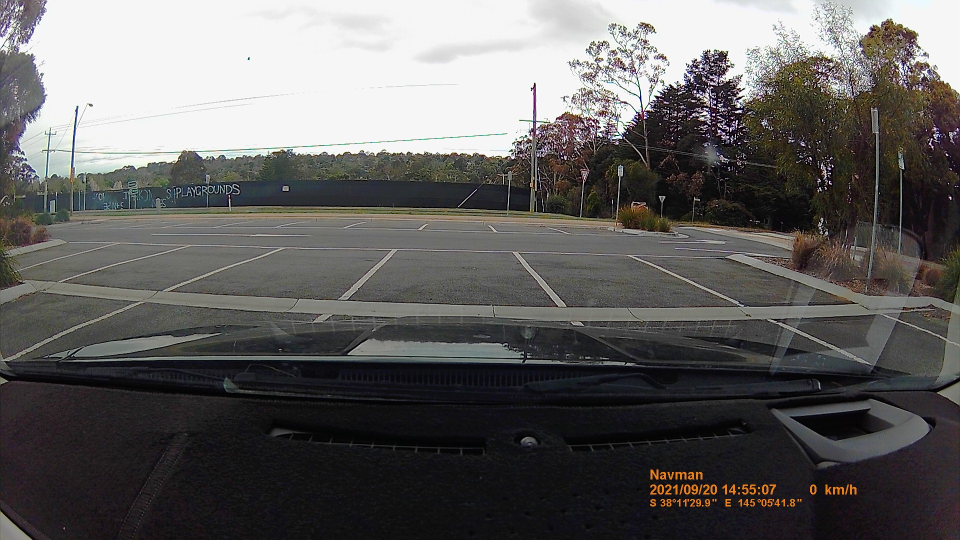
#> input picture data_sources/sample_dashcam_calibration.jpg, 1920 x 1080 px (shown at 1/2 size)
$ python -i lane_detection.py   (imports and definitions only)
#> lines starting #> are read from the running program, lines starting #| are printed output that depends on the picture
'''
Created on 06 Sep 2021

@author: Tyler Saxton
'''

import os
import sys

import cv2
import numpy as np

import pickle

from matplotlib import pyplot as plt

from tqdm.notebook import tqdm, trange


class lane_detection(object):
    '''
    A class used to "walk" routes in an OSM extract and create a list of sample points and bearings

    '''

    def __init__(self, calibration_config=None, model_dir=None, width_estimation_model=None):
        '''
        Parameters
        ----------
        TODO
        '''

        # Camera calibration matrices
        self.camera_matrix = None
        self.dist_matrix   = None

        if calibration_config is not None:
            self.calibrate(calibration_config)

        # Width estimation model
        self.model_poly = None
        self.model_pol  = None

        if model_dir is not None and width_estimation_model is not None:
            self.load_width_estimation_model(model_dir, width_estimation_model)


    # [7 lines left out: function calibrate, not called in this run]


    def load_width_estimation_model(self, model_dir, width_estimation_model):
        self.model_poly = pickle.load(open(os.path.join(model_dir, width_estimation_model + '_poly.csv'), 'rb'))
        self.model_pol  = pickle.load(open(os.path.join(model_dir, width_estimation_model + '_pol.csv'),  'rb'))


    # [62 lines left out: functions predict_width, pixel_width, load_image, correct_image, apply_mask, not called in this run]

    def apply_canny(self, image_in, mask_vertices=None, Gaussian_ksize=(5, 5), Gaussian_sigmaX=0, Canny_threshold1=100, Canny_threshold2=200):
        # Convert input image to greyscale
#> called with Gaussian_ksize = (5, 5), Gaussian_sigmaX = 0, Canny_threshold1 = 100, Canny_threshold2 = 200
        image_grey = cv2.cvtColor(image_in, cv2.COLOR_RGB2GRAY)
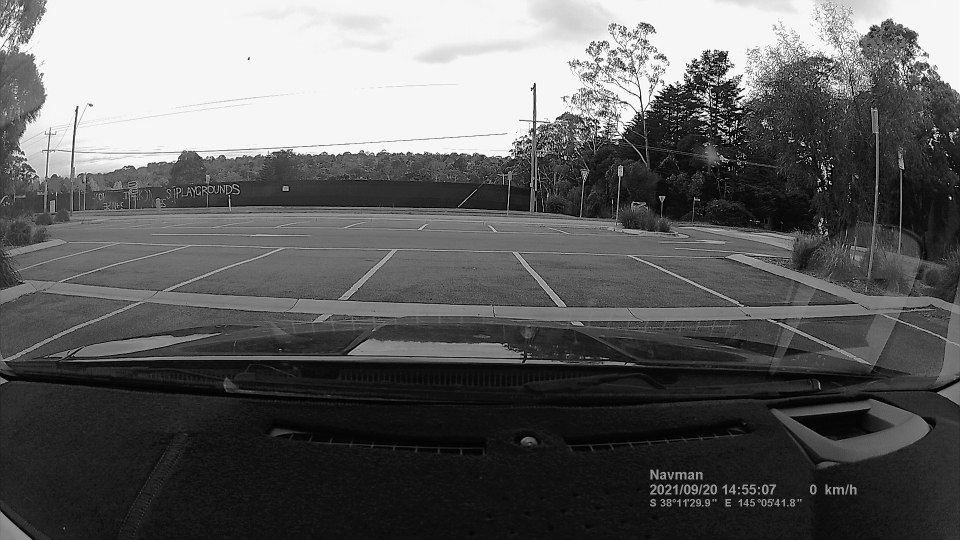
#> image_grey: shape (1080, 1920) (shown at 1/2 size); min 0, max 255, mean 96.7

        # Apply Gaussian blur operation
        image_blur = cv2.GaussianBlur(image_grey, Gaussian_ksize, Gaussian_sigmaX)

        # Apply Canny operation
        image_canny = cv2.Canny(image_blur, Canny_threshold1, Canny_threshold2)
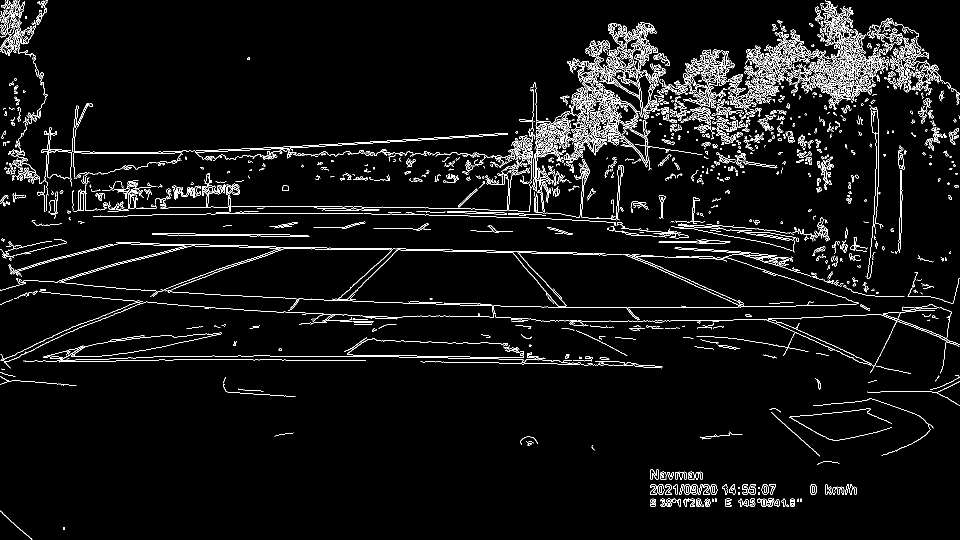
#> image_canny: shape (1080, 1920) (shown at 1/2 size); 4.6% white in thin lines or dots

        # Mask the image, if requested
        if mask_vertices:
            image_canny_masked = self.apply_mask(image_canny, mask_vertices)
            return image_canny_masked
        else:
            return image_canny

    # [262 lines left out: functions apply_hough, draw_lines, detect_lanes, find_average_lines, find_line_ends, draw_intersection_grid and 1 more, not called in this run]


>>> import cv2
>>> picture = cv2.cvtColor(cv2.imread('../data_sources/sample_dashcam_calibration.jpg'), cv2.COLOR_BGR2RGB)
>>> result = lane_detection().apply_canny(picture)

$ run again, on data_sources/evil.png
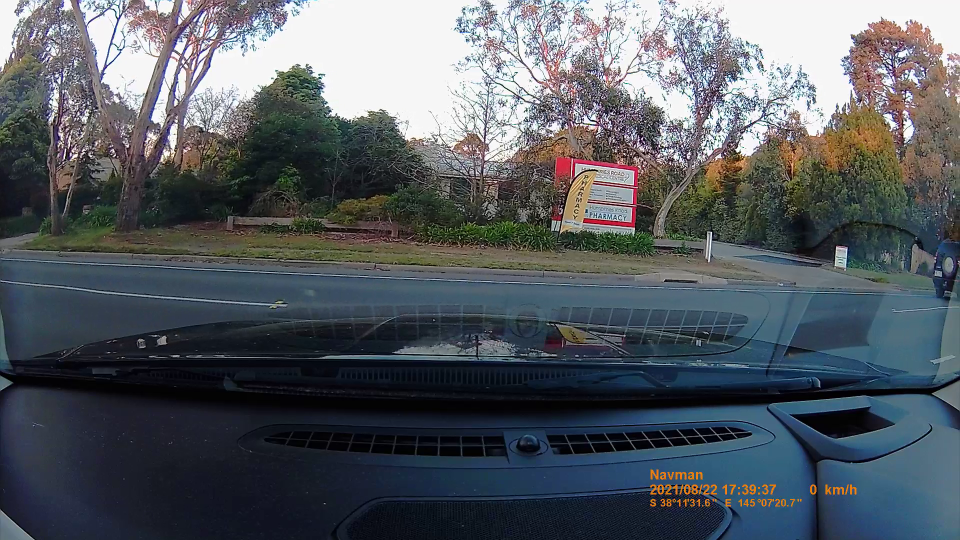
#> input picture data_sources/evil.png, 1920 x 1080 px (shown at 1/2 size)
#> in apply_canny, `image_grey = cv2.cvtColor(image_in, cv2.COLOR_RGB2GRAY)`:
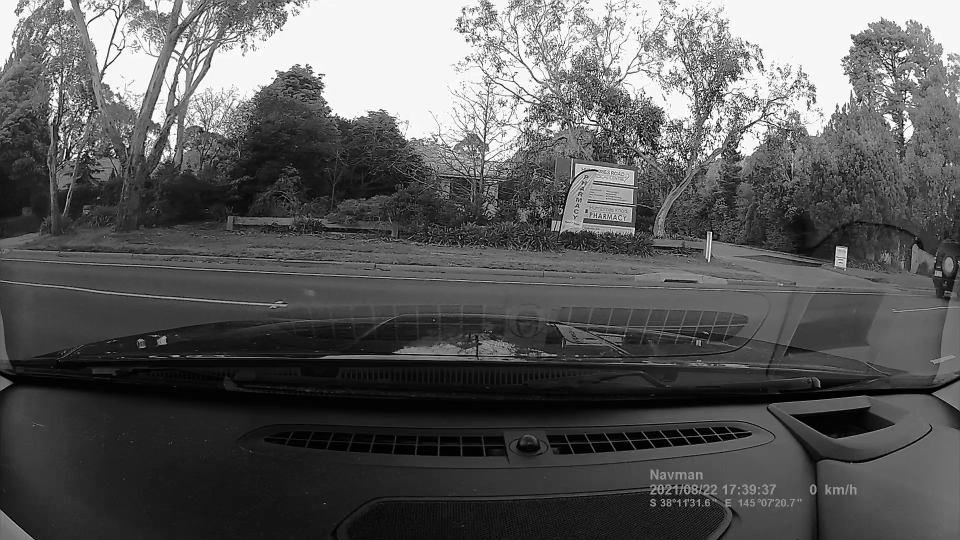
#> image_grey: shape (1080, 1920) (shown at 1/2 size); min 0, max 255, mean 90.5
#> in apply_canny, `image_canny = cv2.Canny(image_blur, Canny_threshold1, Canny_threshold2)`:
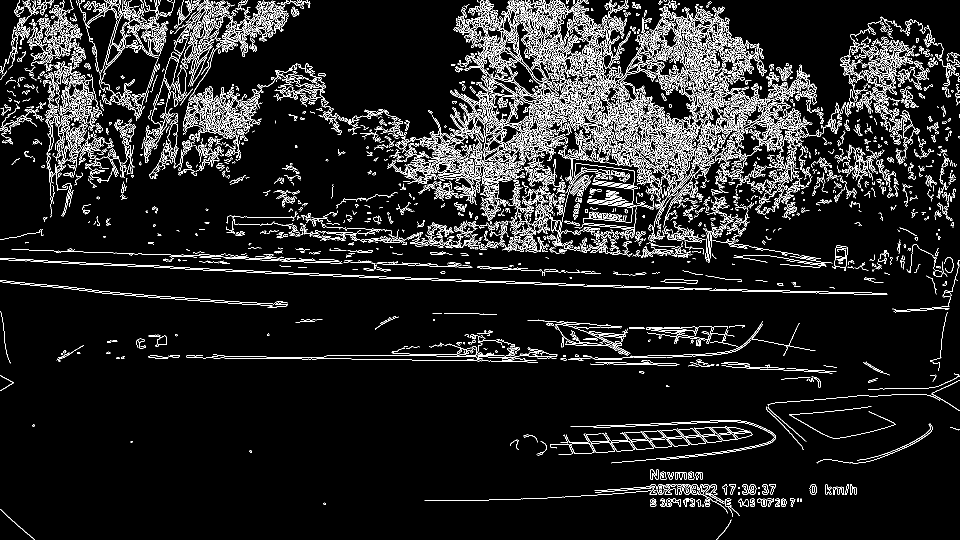
#> image_canny: shape (1080, 1920) (shown at 1/2 size); 8.5% white in thin lines or dots

$ run again, on data_sources/evil2.png
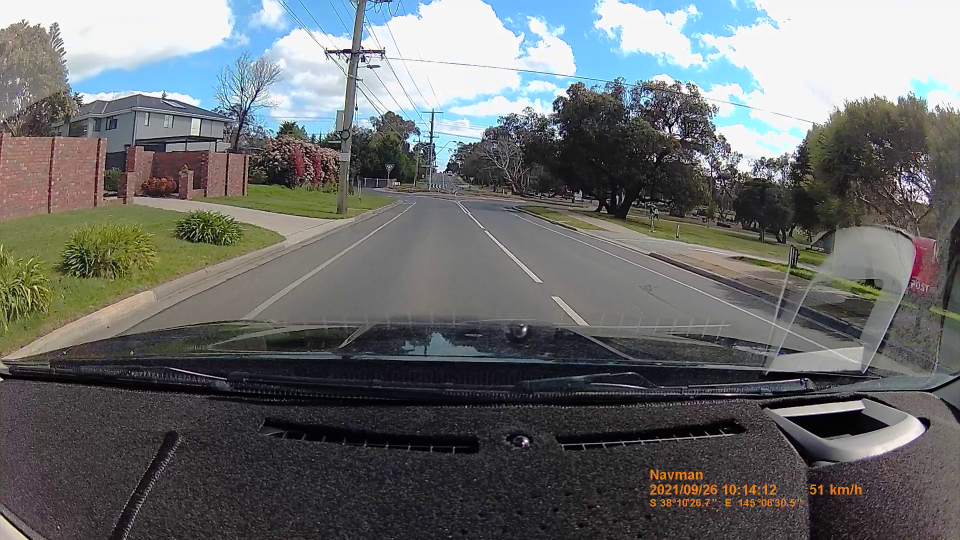
#> input picture data_sources/evil2.png, 1920 x 1080 px (shown at 1/2 size)
#> in apply_canny, `image_grey = cv2.cvtColor(image_in, cv2.COLOR_RGB2GRAY)`:
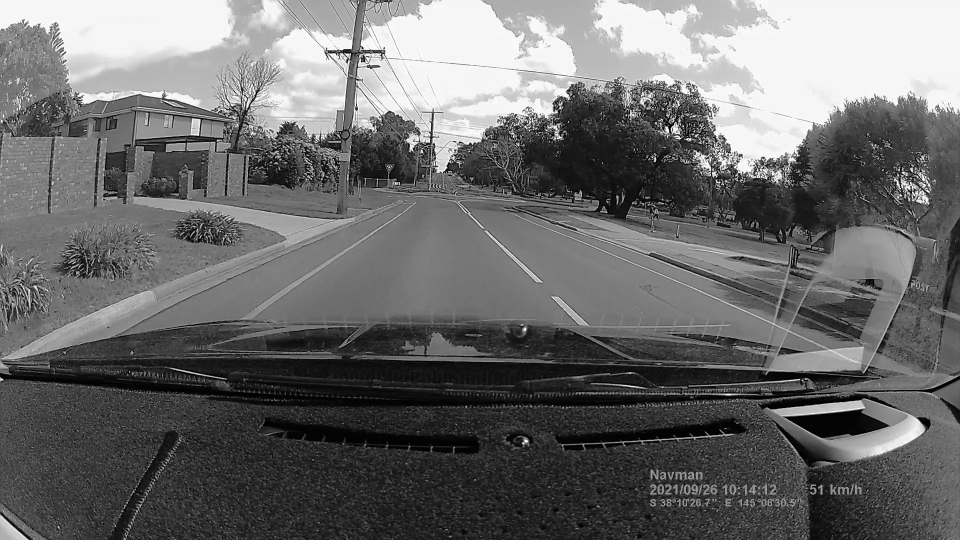
#> image_grey: shape (1080, 1920) (shown at 1/2 size); min 0, max 255, mean 107.5
#> in apply_canny, `image_canny = cv2.Canny(image_blur, Canny_threshold1, Canny_threshold2)`:
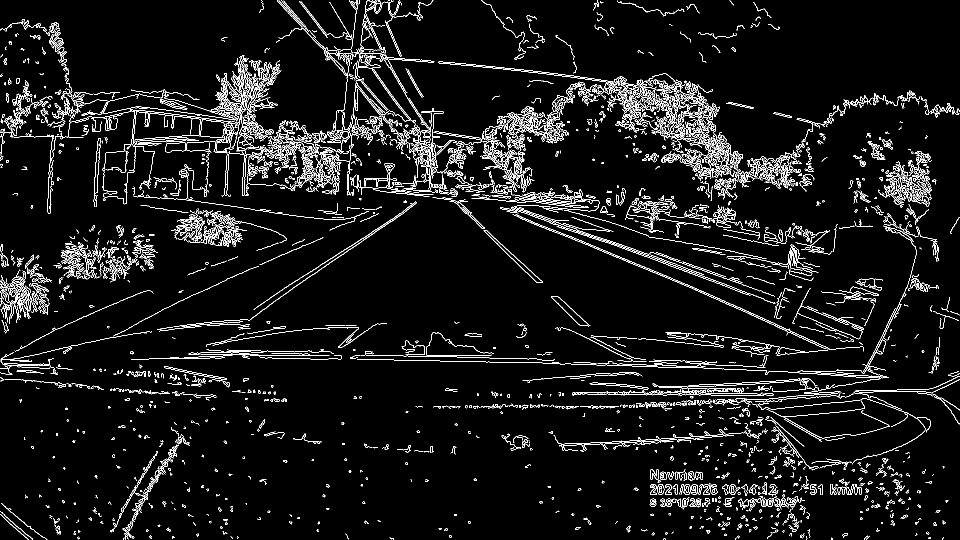
#> image_canny: shape (1080, 1920) (shown at 1/2 size); 5.9% white in thin lines or dots

$ run again, on data_sources/evil3.png
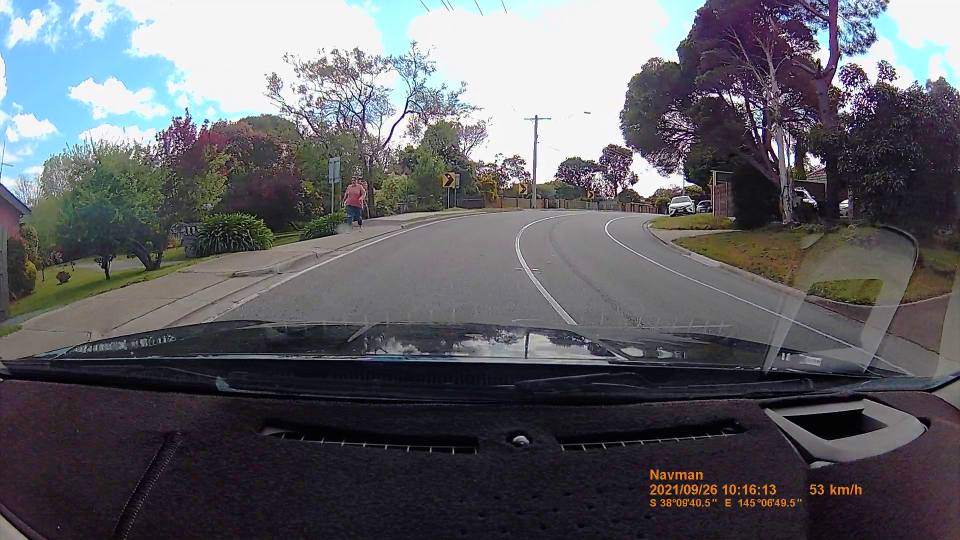
#> input picture data_sources/evil3.png, 1920 x 1080 px (shown at 1/2 size)
#> in apply_canny, `image_grey = cv2.cvtColor(image_in, cv2.COLOR_RGB2GRAY)`:
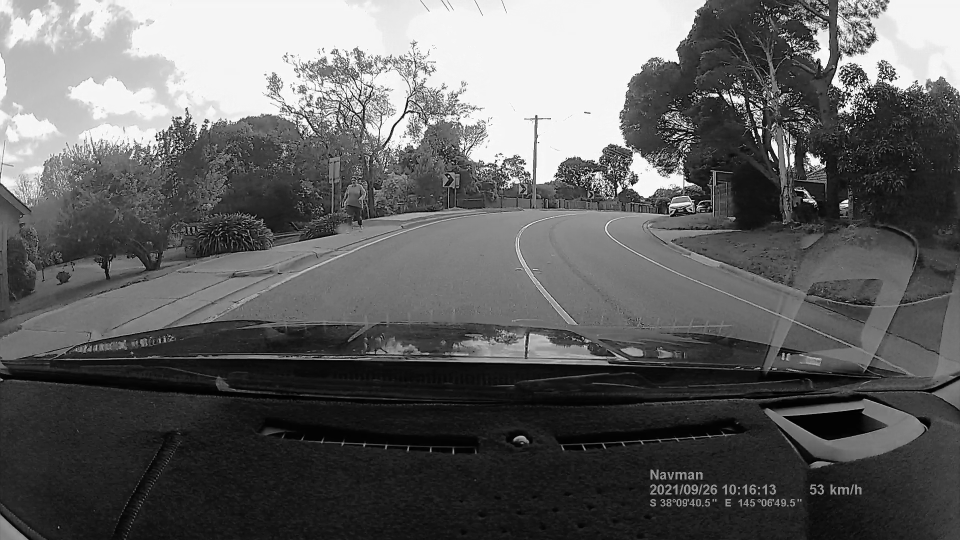
#> image_grey: shape (1080, 1920) (shown at 1/2 size); min 0, max 255, mean 97.3
#> in apply_canny, `image_canny = cv2.Canny(image_blur, Canny_threshold1, Canny_threshold2)`:
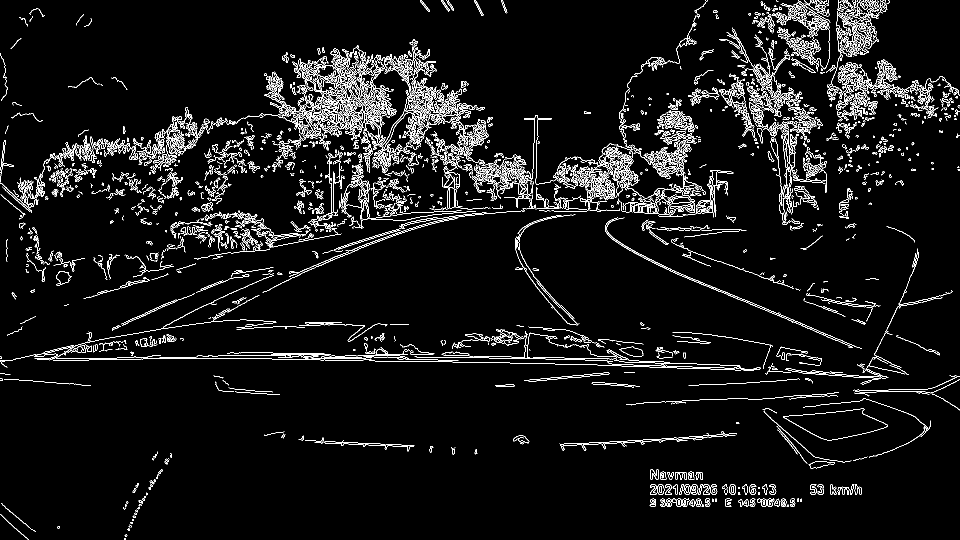
#> image_canny: shape (1080, 1920) (shown at 1/2 size); 5.4% white in thin lines or dots
